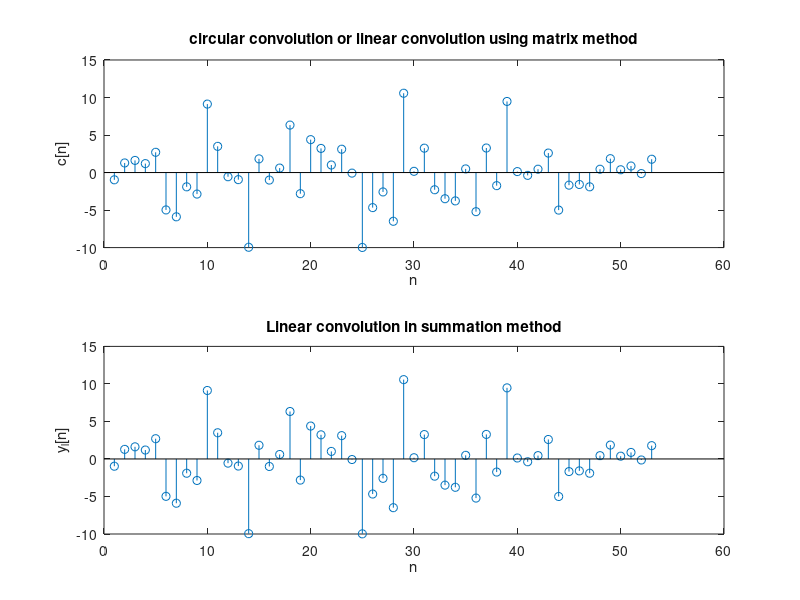

Recreate this plot in MATLAB.
s1 = [0.8884 -1.1471 -1.0689 -0.8095 -2.9443 1.4384 0.3252 -0.7549 1.3703 -1.7115 -0.1022 -0.2414 0.3192 0.3129 -0.8649 -0.0301 -0.1649 0.6277 1.0933 1.1093 -0.8637 0.0774 -1.2141 -1.1135 -0.0068 1.5326 -0.7697 0.3714 -0.2256 1.1174];
s2 = [-1.0891 0.0326 0.5525 1.1006 1.5442 0.0859 -1.4916 -0.7423 -1.0616 2.3505 -0.6156 0.7481 -0.1924 0.8886 -0.7648 -1.4023 -1.4224 0.4882 -0.1774 -0.1961 1.4193 0.2916 0.1978 1.5877];


M = length(s1);
N = length(s2);


L = M + N - 1;
y_l = zeros(1,L);
s1_l = [s1, zeros(1, L-M)];
s2_l = [s2, zeros(1, L-N)];
mult_count_summation = 0; % Initialize multiplication count
add_count_summation = 0; % Initialize addition count

tic
for i = 1:L
    for j = 1:i
        mult_count_summation = mult_count_summation +1;
        add_count_summation = add_count_summation +1;
        y_l(i) = y_l(i) + s1_l(j) * s2_l(i-j+1);
    end
end
time_linear_summation = toc;
disp(['Time taken by linear convolution:  summation', num2str(time_linear_summation), ' seconds']);
disp(['number of multiplications in summation method is  ' , num2str(mult_count_summation )]);
disp(['Number of additions in the summation method ' , num2str(add_count_summation)]);
%N1 = max(N,M);

%matrix method
% pad the input sequences with zeros to make them of equal length
s1_padded = [s1 zeros(1, L-M)];
s2_padded = [s2 zeros(1, L-N)];

% initialize the output sequence

c = zeros(L,L);
mult_count_matirx1 = 0;  
add_count_matrix = 0;   

% perform circular convolution
tic
for i=1:L
    for j=1:L
       
        mult_count_matirx1  = mult_count_matirx1  + 1;
        add_count_matrix = add_count_matrix + 1;
        c(i,j) = s2_padded(mod(i-j,L)+1);
    end
end
sum = 0;
product = 0;

m = transpose(c);
%y = s1_padded * transpose(c);
%y = s1_padded * c;
y = zeros(1,L);
for i=1:L
     for j=1:L
         mult_count_matirx1  = mult_count_matirx1  + 1;
         add_count_matrix = add_count_matrix + 1;
         product = s1_padded(j) * m(j,i);
         sum = sum + product;
     end

     y(i) = sum;
     sum  = 0;
     product = 0;
end
         





time_linear_matrix = toc;

disp(['Time taken by linear convolution matrix: ', num2str(time_linear_matrix), ' seconds']);

disp(['number of multiplications in matrix method is  ' , num2str(mult_count_matirx1 )]);
disp(['Number of additions in the matrix method ' , num2str(add_count_matrix)]);

subplot(2,1,1);
stem(y);
title("circular convolution or linear convolution using matrix method")
xlabel("n")
ylabel("c[n]")

subplot(2,1,2);
stem(y_l);
title("Linear convolution in summation method")
xlabel("n")
ylabel("y_l[n]")


disp(y)





